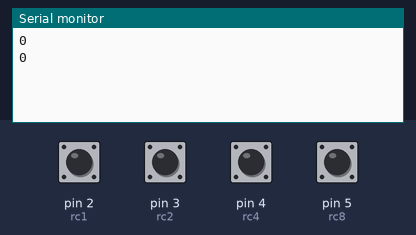
Bench run of a sketch on a simulated Arduino Uno, built with avr-gcc and run on an emulated ATmega328P. Shown: the last lines printed to the serial monitor. Inputs (shaded band) come from the test bench; at power-on: pin 2 (rc1), pin 3 (rc2), pin 4 (rc4), pin 5 (rc8) HIGH.

Above: at 1.2 s.
1.3 s: pin 2 (rc1) pulled LOW for 1 s
At 2.8 s:
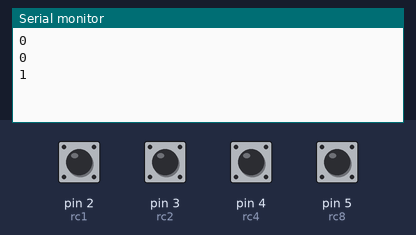
3.8 s: pin 3 (rc2) pulled LOW for 1 s
At 4.5 s:
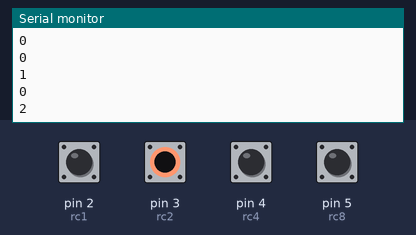
6.3 s: pin 4 (rc4) pulled LOW for 1 s
At 7.8 s:
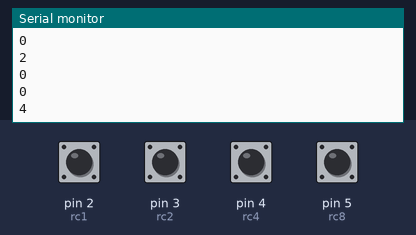
8.8 s: pin 5 (rc8) pulled LOW for 1 s
At 9.5 s:
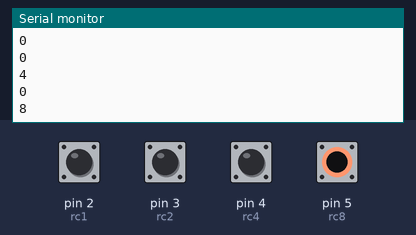
Timing chart, 0 to 11.8 s (numbered marks = the images above; inputs shaded):
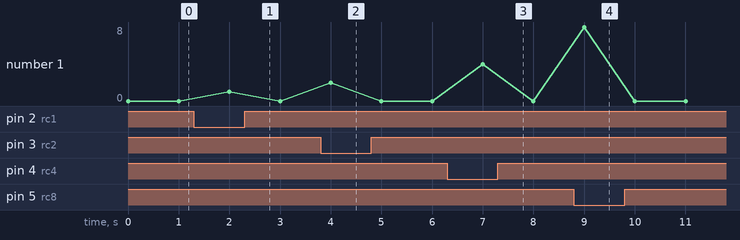

Measured:
- after the input at 1.3 s, the serial monitor: prints a new line after 0.70 s (image 1)
- after the input at 3.8 s, the serial monitor: prints a new line after 0.20 s (image 2)
- after the input at 6.3 s, the serial monitor: prints a new line after 0.70 s (image 3)
- after the input at 8.8 s, the serial monitor: prints a new line after 0.20 s (image 4)

The sketch:

arduino.ino
```cpp
  //Les differentes pin qui lisent
  const int rc1 = 2;
  const int rc2 = 3;
  const int rc4 = 4;
  const int rc8 = 5;

  int combi = 0;


void setup() {
  //pinMode(out, OUTPUT);
  pinMode(rc1, INPUT_PULLUP);
  pinMode(rc2, INPUT_PULLUP);
  pinMode(rc4, INPUT_PULLUP);
  pinMode(rc8, INPUT_PULLUP);

  Serial.begin(9600);
}

void loop() {
  combi = 0;
  if(digitalRead(rc1)==LOW)combi++;
  if(digitalRead(rc2)==LOW)combi+=2;
  if(digitalRead(rc4)==LOW)combi+=4;
  if(digitalRead(rc8)==LOW)combi+=8;


  //if(combi!=0){ Décommenter si on ne veut rien recevoir quand aucun objet sur le socle
    if(Serial.available()==0) Serial.println(combi); //L'arduino n'a rien reçu->peut envoyer
  //}
  delay(1000);
}
```
